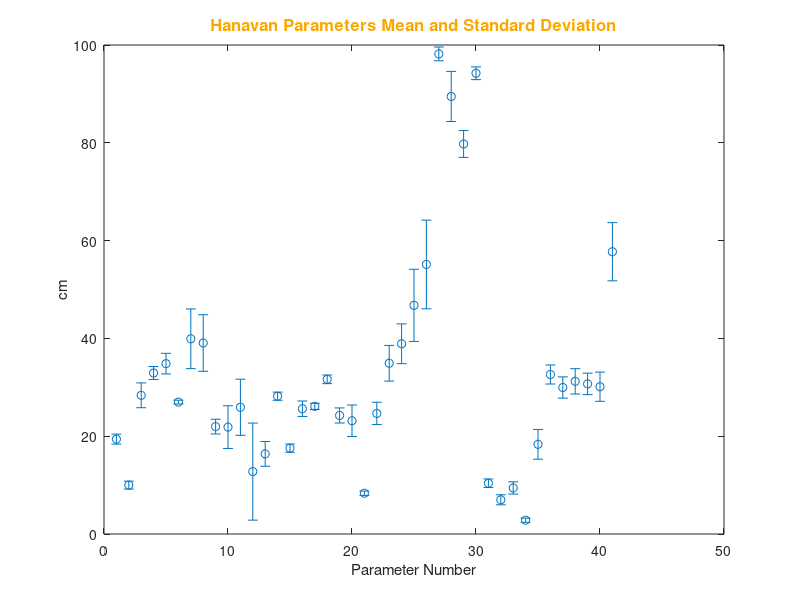

Source code (MATLAB): (Note: this script raises an error after producing the figure.)
%% Plots the mean of the parameteres measured and their standard deviation
function [P] = plotmeasurements()

%% Mean computed in the ods file given
P=[19.4;
    10;
    28.36;
    32.92;
    34.84;
    26.98;
    39.92;
    39.06;
    21.96;
    21.86;
    25.92;
    12.76;
    16.38;
    28.18;
    17.56;
    25.62;
    26.1;
    31.63;
    24.24;
    23.15;
    8.34;
    24.66;
    34.92;
    38.9;
    46.76;
    55.12;
    98.18;
    89.48;
    79.76;
    94.22;
    10.38;
    7;
    9.42;
    2.82;
    18.34;
    32.62;
    29.96;
    31.22;
    30.7;
    30.12;
    57.725];

% Standard deviation computed from the ods file given
std=[
    1.019803903;
    0.8093207028;
    2.532390175;
    1.325518766;
    2.107842499;
    0.3898717738;
    6.106308214;
    5.784289066;
    1.504327092;
    4.366119559;
    5.738640954;
    9.92537153;
    2.526262061;
    0.8348652586;
    0.8414273587;
    1.577022511;
    0.6284902545;
    0.882892972;
    1.543696861;
    3.228002478;
    0.4449719092;
    2.283199509;
    3.645819524;
    4.068169121;
    7.375838935;
    9.069013177;
    1.407835218;
    5.123670559;
    2.746452257;
    1.302689526;
    0.8786353055;
    1.027131929;
    1.249799984;
    0.4324349662;
    3.041874422;
    1.948589233;
    2.170944495;
    2.587856256;
    2.196588264;
    2.982783935;
    5.952800461;
    ];

%% Plots the values
figure;
e = errorbar(P,std,'o');
str='#f9a800';
color = sscanf(str(2:end),'%2x%2x%2x',[1 3])/255;
title('Hanavan Parameters Mean and Standard Deviation', 'FontSize',12,'FontWeight','bold','Color',color);
xlabel('Parameter Number');
ylabel('cm');

e.Color = 'black';
e.CapSize = 10;
end
